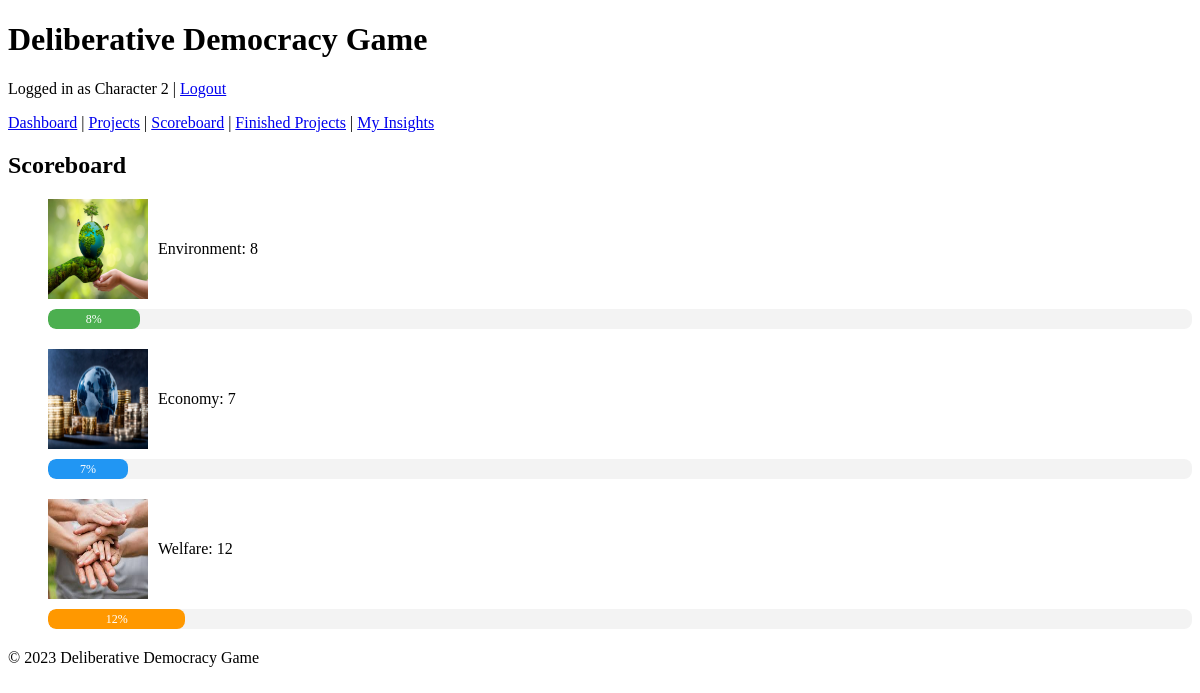
The app's page /scoreboard (signed in), older data.
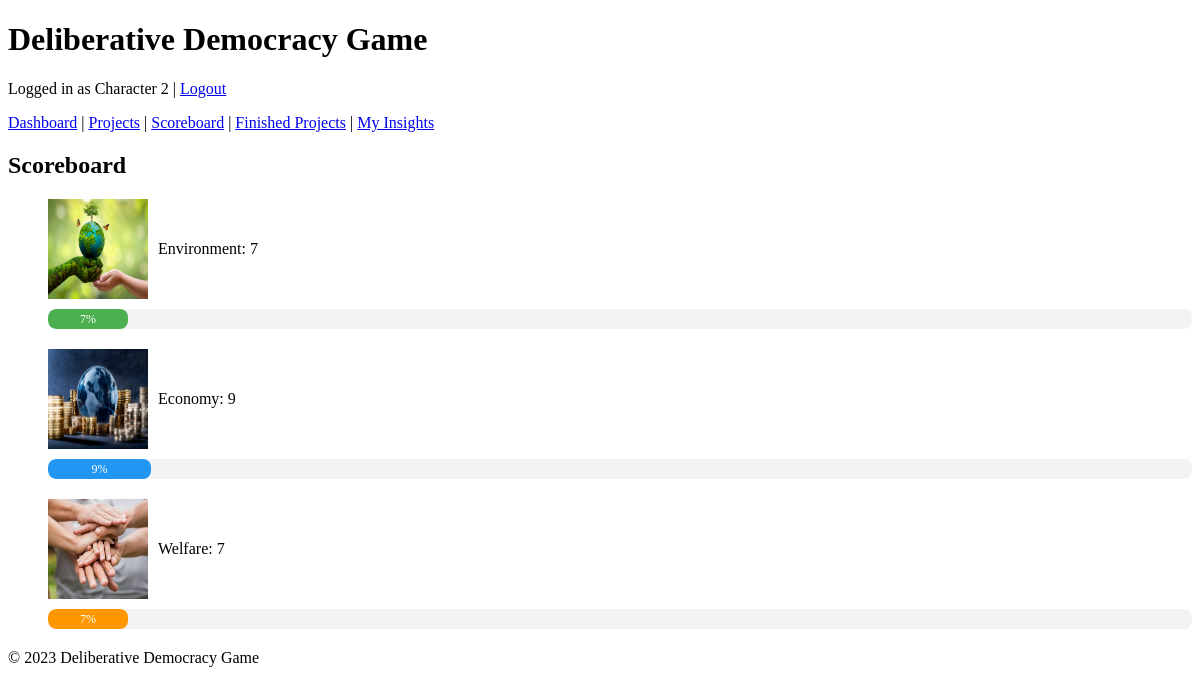
The same page, newer data.
### app/models.py (models this page shows, shortened)
class User(UserMixin, db.Model):
    __tablename__ = "users"
    id = db.Column(db.Integer, primary_key=True)
    character_name = db.Column(db.String(64), unique=True, nullable=False)
    interests = db.Column(db.Text, nullable=True)
    utility_criteria = db.Column(db.Text, nullable=True)
    starting_resources = db.Column(db.Text, nullable=True)
    reading = db.Column(db.Text, nullable=True)
    resources = db.relationship("Resource", backref="user", lazy=True)
    metrics = db.relationship("Metric", backref="user", lazy=True)

class CommonMetric(db.Model):
    __tablename__ = "common_metrics"
    id = db.Column(db.Integer, primary_key=True)
    type = db.Column(
        db.String(64), nullable=False
    )  # 'Environment', 'Economy', 'Welfare'
    value = db.Column(db.Integer, default=0, nullable=False)

### app/routes.py (the view)
@main.route("/scoreboard")
@login_required
def score_board():
    common_metrics = CommonMetric.query.all()
    return render_template("score_board.html", metrics=common_metrics)

### app/routes.py (called while the page is built)
@login_manager.user_loader
def load_user(user_id):
    return User.query.get(int(user_id))

### app/templates/score_board.html (shortened to what this page needs)
{% extends "base.html" %}
{% block content %}
<h2>Scoreboard</h2>
<ul>
    {% for metric in metrics %}
    <li class="metric-container">
        <img src="{{ url_for('static', filename='images/' + metric.type | lower + '.png') }}"
            alt="{{ metric.type }} icon" class="metric-icon">
        {{ metric.type }}: {{ metric.value }}
    </li>
    <div class="progress-bar-container">
        <div class="progress-bar {{ metric.type | lower }}" style="width: {{ metric.value }}%; max-width: 100%;">
            {{ metric.value }}%
        </div>
    </div>
    {% endfor %}
</ul>
{% endblock %}

### app/templates/base.html (shortened to what this page needs)
<!DOCTYPE html>
<html lang="en">
<head>
    <link rel="stylesheet" href="{{ url_for('static', filename='css/styles.css') }}">
</head>
<body>
    <header>
        <h1>Deliberative Democracy Game</h1>
        {% if current_user.is_authenticated %}
        <p>Logged in as {{ current_user.character_name }} | <a href="{{ url_for('main.logout') }}">Logout</a></p>
        {% endif %}
        <nav>
            <a href="{{ url_for('main.dashboard') }}">Dashboard</a> |
            <a href="{{ url_for('main.project_list') }}">Projects</a> |
            <a href="{{ url_for('main.score_board') }}">Scoreboard</a> |
            <a href="{{ url_for('main.finished_projects') }}">Finished Projects</a> |
            <a href="{{ url_for('main.insight') }}">My Insights</a>
        </nav>
    </header>
    <main>
        {% block content %}{% endblock %}
    </main>
    <footer>
        <p>&copy; 2023 Deliberative Democracy Game</p>
    </footer>
</body>
</html>

### app/static/css/styles.css (style rules this page uses)
.progress-bar-container { width: 100%; background-color: #f3f3f3; border-radius: 8px; margin-bottom: 20px; overflow: hidden; position: relative; }
.progress-bar { height: 20px; border-radius: 8px; text-align: center; color: white; font-size: 12px; line-height: 20px; width: 0; transition: width 1s ease-in-out; }
.progress-bar.environment { background-color: #4caf50; }
.progress-bar.economy { background-color: #2196f3; }
.progress-bar.welfare { background-color: #ff9800; }
.metric-container { display: flex; align-items: center; margin-bottom: 10px; }
.metric-icon { margin-right: 10px; width: 100px; height: 100px; }

Row changes from the older to the newer data that the page shows:
changed CommonMetric "Environment": value "8" → "7"
changed CommonMetric "Economy": value "7" → "9"
changed CommonMetric "Welfare": value "12" → "7"
